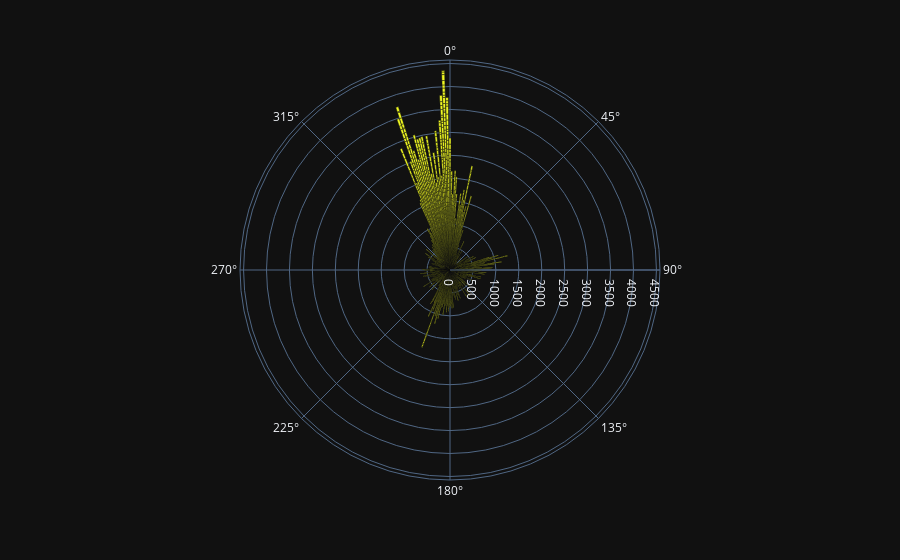

This figure's notebook cell:
### Markdown cell above
### Visualizing wind data

### Code cell
import plotly.express as px

fig = px.bar_polar(full_df, r="FG", theta="DD",
                  #  color="FG",
                     template="plotly_dark",
                   color_discrete_sequence= px.colors.sequential.Plasma_r)
fig.show()

### Figure 1 — Plotly figure (JSON) as saved in the notebook; plotly's stock layout.template omitted (floating-point values rounded to 4 significant figures; data arrays with more than 128 entries replaced by an {"elided": "..."} marker saying what was removed)
{"data": [{"hovertemplate": "FG=%{r}<br>DD=%{theta}<extra></extra>", "legendgroup": "", "marker": {"color": "#f0f921", "pattern": {"shape": ""}}, "name": "", "r": {"elided": "3606 int values"}, "showlegend": false, "subplot": "polar", "theta": {"elided": "3606 int values"}, "type": "barpolar"}], "layout": {"barmode": "relative", "legend": {"tracegroupgap": 0}, "margin": {"t": 60}, "polar": {"angularaxis": {"direction": "clockwise", "rotation": 90}, "domain": {"x": [0, 1], "y": [0, 1]}}}}
